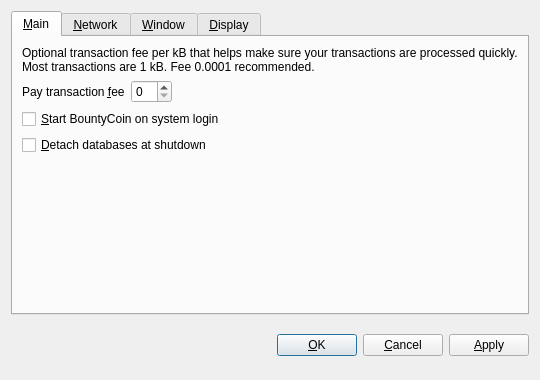
<?xml version="1.0" encoding="UTF-8"?>
<ui version="4.0">
 <class>OptionsDialog</class>
 <widget class="QDialog" name="OptionsDialog">
  <property name="geometry">
   <rect>
    <x>0</x>
    <y>0</y>
    <width>540</width>
    <height>380</height>
   </rect>
  </property>
  <property name="windowTitle">
   <string>Options</string>
  </property>
  <property name="modal">
   <bool>true</bool>
  </property>
  <layout class="QVBoxLayout" name="verticalLayout">
   <item>
    <widget class="QTabWidget" name="tabWidget">
     <property name="tabPosition">
      <enum>QTabWidget::North</enum>
     </property>
     <property name="currentIndex">
      <number>0</number>
     </property>
     <widget class="QWidget" name="tabMain">
      <attribute name="title">
       <string>&amp;Main</string>
      </attribute>
      <layout class="QVBoxLayout" name="verticalLayout_Main">
       <item>
        <widget class="QLabel" name="transactionFeeInfoLabel">
         <property name="text">
          <string>Optional transaction fee per kB that helps make sure your transactions are processed quickly. Most transactions are 1 kB. Fee 0.0001 recommended.</string>
         </property>
         <property name="textFormat">
          <enum>Qt::PlainText</enum>
         </property>
         <property name="wordWrap">
          <bool>true</bool>
         </property>
        </widget>
       </item>
       <item>
        <layout class="QHBoxLayout" name="horizontalLayout_Main">
         <item>
          <widget class="QLabel" name="transactionFeeLabel">
           <property name="text">
            <string>Pay transaction &amp;fee</string>
           </property>
           <property name="textFormat">
            <enum>Qt::PlainText</enum>
           </property>
           <property name="buddy">
            <cstring>transactionFee</cstring>
           </property>
          </widget>
         </item>
         <item>
          <widget class="BountyCoinAmountField" name="transactionFee"/>
         </item>
         <item>
          <spacer name="horizontalSpacer_Main">
           <property name="orientation">
            <enum>Qt::Horizontal</enum>
           </property>
           <property name="sizeHint" stdset="0">
            <size>
             <width>40</width>
             <height>20</height>
            </size>
           </property>
          </spacer>
         </item>
        </layout>
       </item>
       <item>
        <widget class="QCheckBox" name="BountyCoinAtStartup">
         <property name="toolTip">
          <string>Automatically start BountyCoin after logging in to the system.</string>
         </property>
         <property name="text">
          <string>&amp;Start BountyCoin on system login</string>
         </property>
        </widget>
       </item>
       <item>
        <widget class="QCheckBox" name="detachDatabases">
         <property name="toolTip">
          <string>Detach block and address databases at shutdown. This means they can be moved to another data directory, but it slows down shutdown. The wallet is always detached.</string>
         </property>
         <property name="text">
          <string>&amp;Detach databases at shutdown</string>
         </property>
        </widget>
       </item>
       <item>
        <spacer name="verticalSpacer_Main">
         <property name="orientation">
          <enum>Qt::Vertical</enum>
         </property>
         <property name="sizeHint" stdset="0">
          <size>
           <width>20</width>
           <height>40</height>
          </size>
         </property>
        </spacer>
       </item>
      </layout>
     </widget>
     <widget class="QWidget" name="tabNetwork">
      <attribute name="title">
       <string>&amp;Network</string>
      </attribute>
      <layout class="QVBoxLayout" name="verticalLayout_Network">
       <item>
        <widget class="QCheckBox" name="mapPortUpnp">
         <property name="toolTip">
          <string>Automatically open the BountyCoin client port on the router. This only works when your router supports UPnP and it is enabled.</string>
         </property>
         <property name="text">
          <string>Map port using &amp;UPnP</string>
         </property>
        </widget>
       </item>
       <item>
        <widget class="QCheckBox" name="connectSocks">
         <property name="toolTip">
          <string>Connect to the BountyCoin network through a SOCKS proxy (e.g. when connecting through Tor).</string>
         </property>
         <property name="text">
          <string>&amp;Connect through SOCKS proxy:</string>
         </property>
        </widget>
       </item>
       <item>
        <layout class="QHBoxLayout" name="horizontalLayout_Network">
         <item>
          <widget class="QLabel" name="proxyIpLabel">
           <property name="text">
            <string>Proxy &amp;IP:</string>
           </property>
           <property name="textFormat">
            <enum>Qt::PlainText</enum>
           </property>
           <property name="buddy">
            <cstring>proxyIp</cstring>
           </property>
          </widget>
         </item>
         <item>
          <widget class="QValidatedLineEdit" name="proxyIp" native="true">
           <property name="maximumSize">
            <size>
             <width>140</width>
             <height>16777215</height>
            </size>
           </property>
           <property name="toolTip">
            <string>IP address of the proxy (e.g. 127.0.0.1)</string>
           </property>
          </widget>
         </item>
         <item>
          <widget class="QLabel" name="proxyPortLabel">
           <property name="text">
            <string>&amp;Port:</string>
           </property>
           <property name="textFormat">
            <enum>Qt::PlainText</enum>
           </property>
           <property name="buddy">
            <cstring>proxyPort</cstring>
           </property>
          </widget>
         </item>
         <item>
          <widget class="QLineEdit" name="proxyPort">
           <property name="maximumSize">
            <size>
             <width>55</width>
             <height>16777215</height>
            </size>
           </property>
           <property name="toolTip">
            <string>Port of the proxy (e.g. 9050)</string>
           </property>
          </widget>
         </item>
         <item>
          <widget class="QLabel" name="socksVersionLabel">
           <property name="text">
            <string>SOCKS &amp;Version:</string>
           </property>
           <property name="textFormat">
            <enum>Qt::PlainText</enum>
           </property>
           <property name="buddy">
            <cstring>socksVersion</cstring>
           </property>
          </widget>
         </item>
         <item>
          <widget class="QValueComboBox" name="socksVersion">
           <property name="toolTip">
            <string>SOCKS version of the proxy (e.g. 5)</string>
           </property>
          </widget>
         </item>
         <item>
          <spacer name="horizontalSpacer_Network">
           <property name="orientation">
            <enum>Qt::Horizontal</enum>
           </property>
           <property name="sizeHint" stdset="0">
            <size>
             <width>40</width>
             <height>20</height>
            </size>
           </property>
          </spacer>
         </item>
        </layout>
       </item>
       <item>
        <spacer name="verticalSpacer_Network">
         <property name="orientation">
          <enum>Qt::Vertical</enum>
         </property>
         <property name="sizeHint" stdset="0">
          <size>
           <width>20</width>
           <height>40</height>
          </size>
         </property>
        </spacer>
       </item>
      </layout>
     </widget>
     <widget class="QWidget" name="tabWindow">
      <attribute name="title">
       <string>&amp;Window</string>
      </attribute>
      <layout class="QVBoxLayout" name="verticalLayout_Window">
       <item>
        <widget class="QCheckBox" name="minimizeToTray">
         <property name="toolTip">
          <string>Show only a tray icon after minimizing the window.</string>
         </property>
         <property name="text">
          <string>&amp;Minimize to the tray instead of the taskbar</string>
         </property>
        </widget>
       </item>
       <item>
        <widget class="QCheckBox" name="minimizeOnClose">
         <property name="toolTip">
          <string>Minimize instead of exit the application when the window is closed. When this option is enabled, the application will be closed only after selecting Quit in the menu.</string>
         </property>
         <property name="text">
          <string>M&amp;inimize on close</string>
         </property>
        </widget>
       </item>
       <item>
        <spacer name="verticalSpacer_Window">
         <property name="orientation">
          <enum>Qt::Vertical</enum>
         </property>
         <property name="sizeHint" stdset="0">
          <size>
           <width>20</width>
           <height>40</height>
          </size>
         </property>
        </spacer>
       </item>
      </layout>
     </widget>
     <widget class="QWidget" name="tabDisplay">
      <attribute name="title">
       <string>&amp;Display</string>
      </attribute>
      <layout class="QVBoxLayout" name="verticalLayout_Display">
       <item>
        <layout class="QHBoxLayout" name="horizontalLayout_1_Display">
         <item>
          <widget class="QLabel" name="langLabel">
           <property name="text">
            <string>User Interface &amp;language:</string>
           </property>
           <property name="textFormat">
            <enum>Qt::PlainText</enum>
           </property>
           <property name="buddy">
            <cstring>lang</cstring>
           </property>
          </widget>
         </item>
         <item>
          <widget class="QValueComboBox" name="lang">
           <property name="toolTip">
            <string>The user interface language can be set here. This setting will take effect after restarting BountyCoin.</string>
           </property>
          </widget>
         </item>
        </layout>
       </item>
       <item>
        <layout class="QHBoxLayout" name="horizontalLayout_2_Display">
         <item>
          <widget class="QLabel" name="unitLabel">
           <property name="text">
            <string>&amp;Unit to show amounts in:</string>
           </property>
           <property name="textFormat">
            <enum>Qt::PlainText</enum>
           </property>
           <property name="buddy">
            <cstring>unit</cstring>
           </property>
          </widget>
         </item>
         <item>
          <widget class="QValueComboBox" name="unit">
           <property name="toolTip">
            <string>Choose the default subdivision unit to show in the interface and when sending coins.</string>
           </property>
          </widget>
         </item>
        </layout>
       </item>
       <item>
        <widget class="QCheckBox" name="displayAddresses">
         <property name="toolTip">
          <string>Whether to show BountyCoin addresses in the transaction list or not.</string>
         </property>
         <property name="text">
          <string>&amp;Display addresses in transaction list</string>
         </property>
        </widget>
       </item>
       <item>
        <spacer name="verticalSpacer_Display">
         <property name="orientation">
          <enum>Qt::Vertical</enum>
         </property>
         <property name="sizeHint" stdset="0">
          <size>
           <width>20</width>
           <height>40</height>
          </size>
         </property>
        </spacer>
       </item>
      </layout>
     </widget>
    </widget>
   </item>
   <item>
    <layout class="QHBoxLayout" name="horizontalLayout_Buttons">
     <item>
      <spacer name="horizontalSpacer_1">
       <property name="orientation">
        <enum>Qt::Horizontal</enum>
       </property>
       <property name="sizeHint" stdset="0">
        <size>
         <width>40</width>
         <height>48</height>
        </size>
       </property>
      </spacer>
     </item>
     <item>
      <widget class="QLabel" name="statusLabel">
       <property name="font">
        <font>
         <weight>75</weight>
         <bold>true</bold>
        </font>
       </property>
       <property name="text">
        <string/>
       </property>
       <property name="textFormat">
        <enum>Qt::PlainText</enum>
       </property>
       <property name="wordWrap">
        <bool>true</bool>
       </property>
      </widget>
     </item>
     <item>
      <spacer name="horizontalSpacer_2">
       <property name="orientation">
        <enum>Qt::Horizontal</enum>
       </property>
       <property name="sizeHint" stdset="0">
        <size>
         <width>40</width>
         <height>48</height>
        </size>
       </property>
      </spacer>
     </item>
     <item>
      <widget class="QPushButton" name="okButton">
       <property name="text">
        <string>&amp;OK</string>
       </property>
      </widget>
     </item>
     <item>
      <widget class="QPushButton" name="cancelButton">
       <property name="text">
        <string>&amp;Cancel</string>
       </property>
       <property name="autoDefault">
        <bool>false</bool>
       </property>
      </widget>
     </item>
     <item>
      <widget class="QPushButton" name="applyButton">
       <property name="text">
        <string>&amp;Apply</string>
       </property>
       <property name="autoDefault">
        <bool>false</bool>
       </property>
      </widget>
     </item>
    </layout>
   </item>
  </layout>
 </widget>
 <customwidgets>
  <customwidget>
   <class>QValidatedLineEdit</class>
   <extends>QWidget</extends>
   <header>qvalidatedlineedit.h</header>
  </customwidget>
  <customwidget>
   <class>BountyCoinAmountField</class>
   <extends>QSpinBox</extends>
   <header>BountyCoinamountfield.h</header>
  </customwidget>
  <customwidget>
   <class>QValueComboBox</class>
   <extends>QComboBox</extends>
   <header>qvaluecombobox.h</header>
  </customwidget>
 </customwidgets>
 <resources/>
 <connections/>
</ui>
